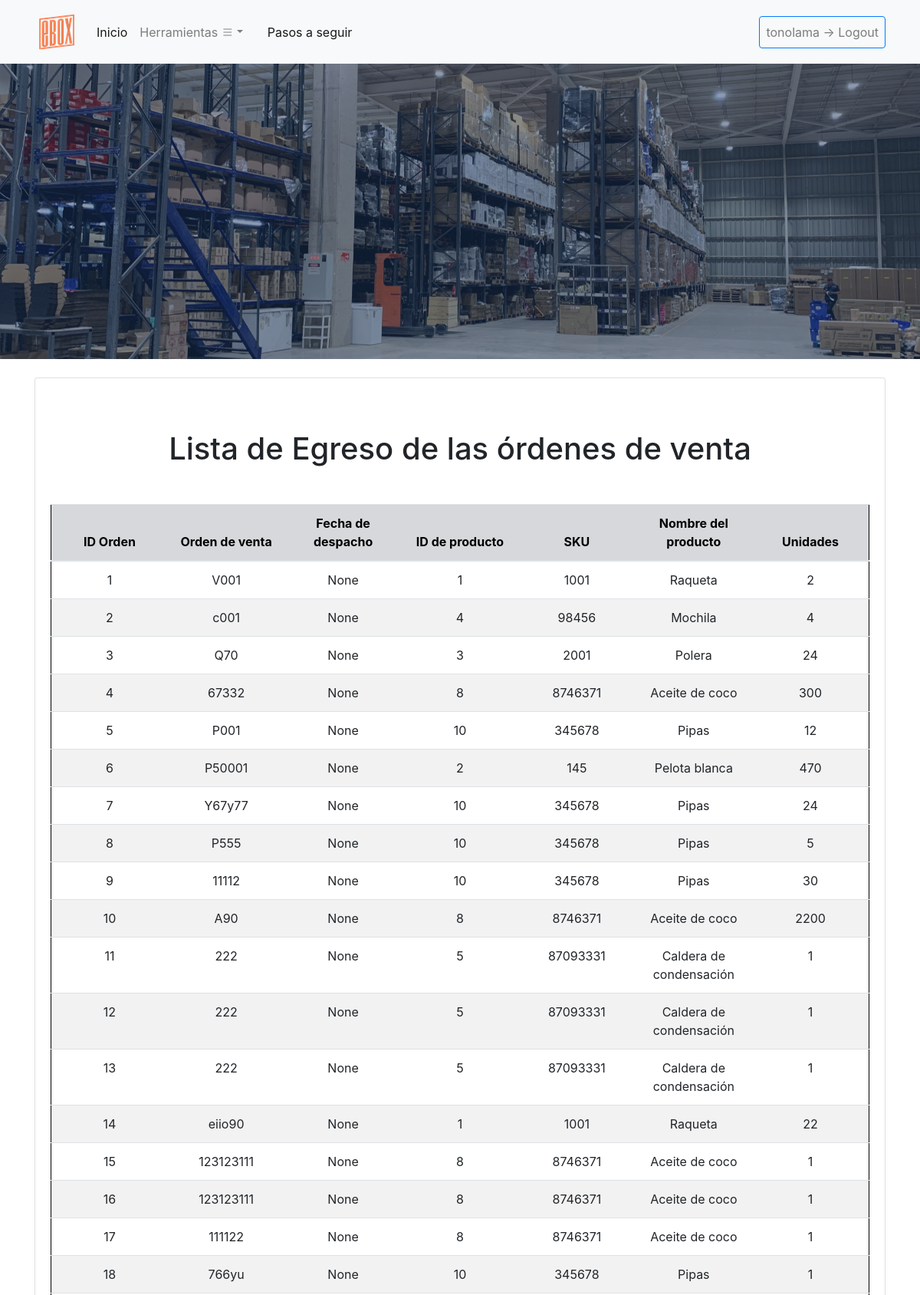
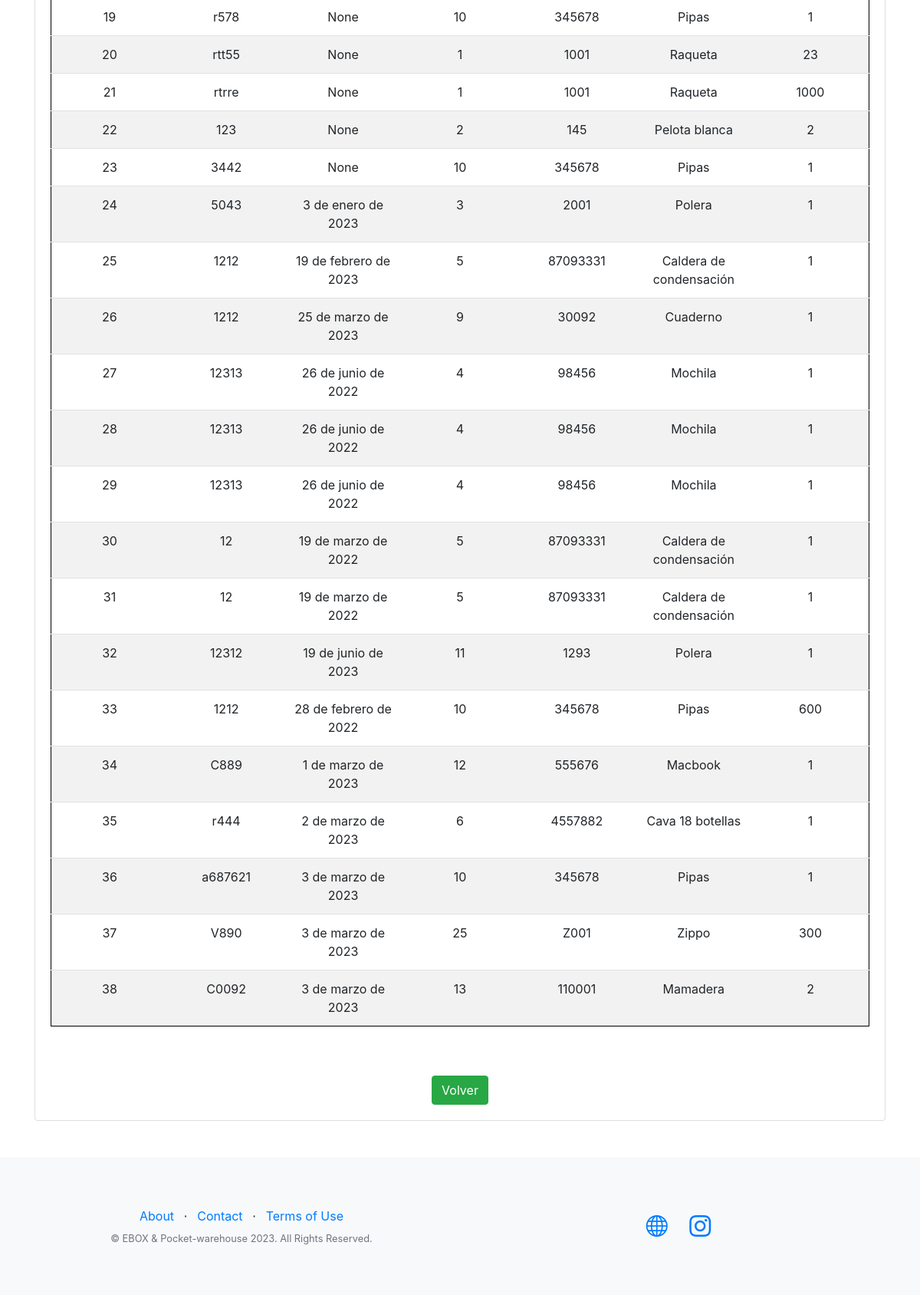
The app's page /eboxApp/egreso/wEgreso_full/ (signed in), older data (2 pictures, top to bottom).
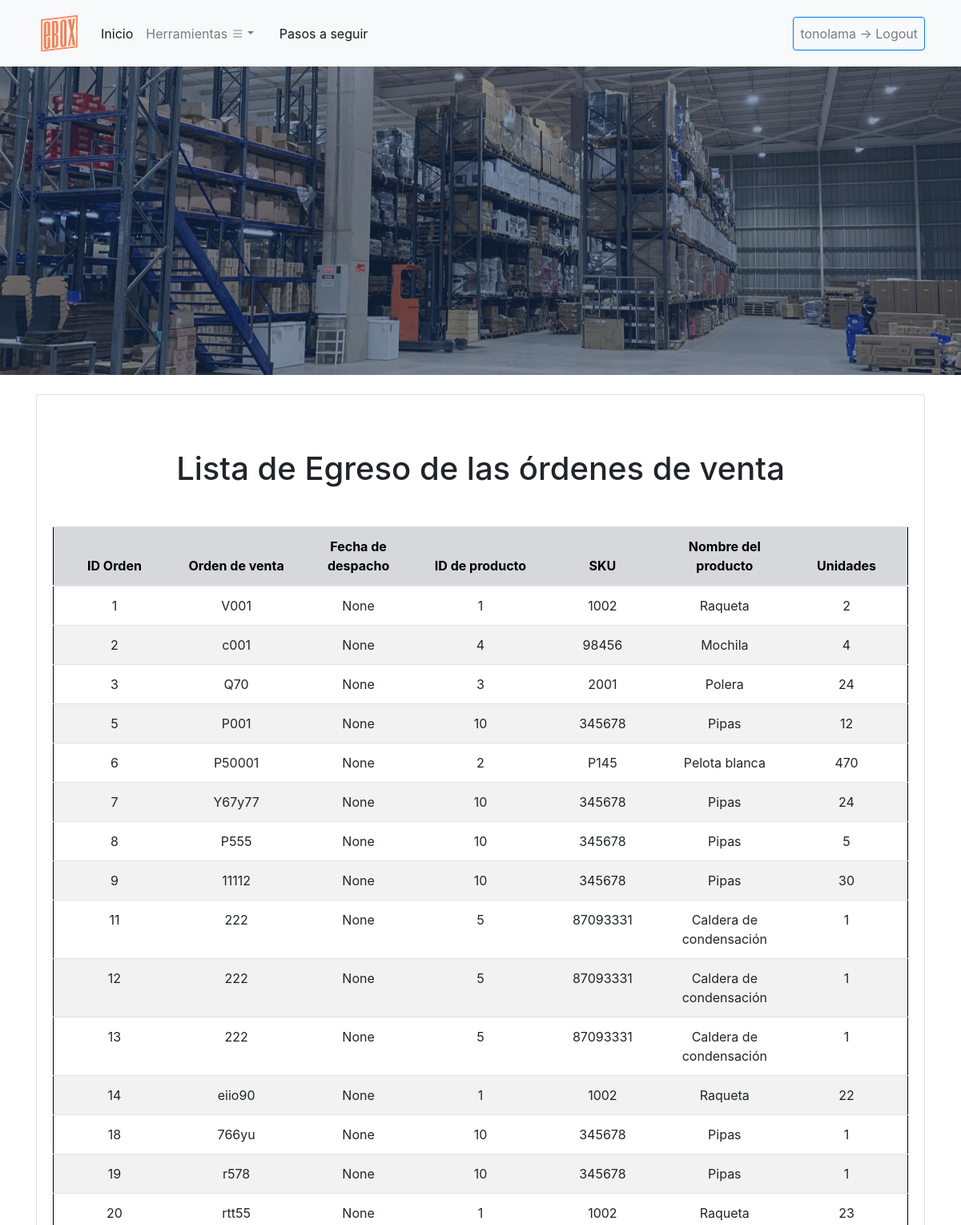
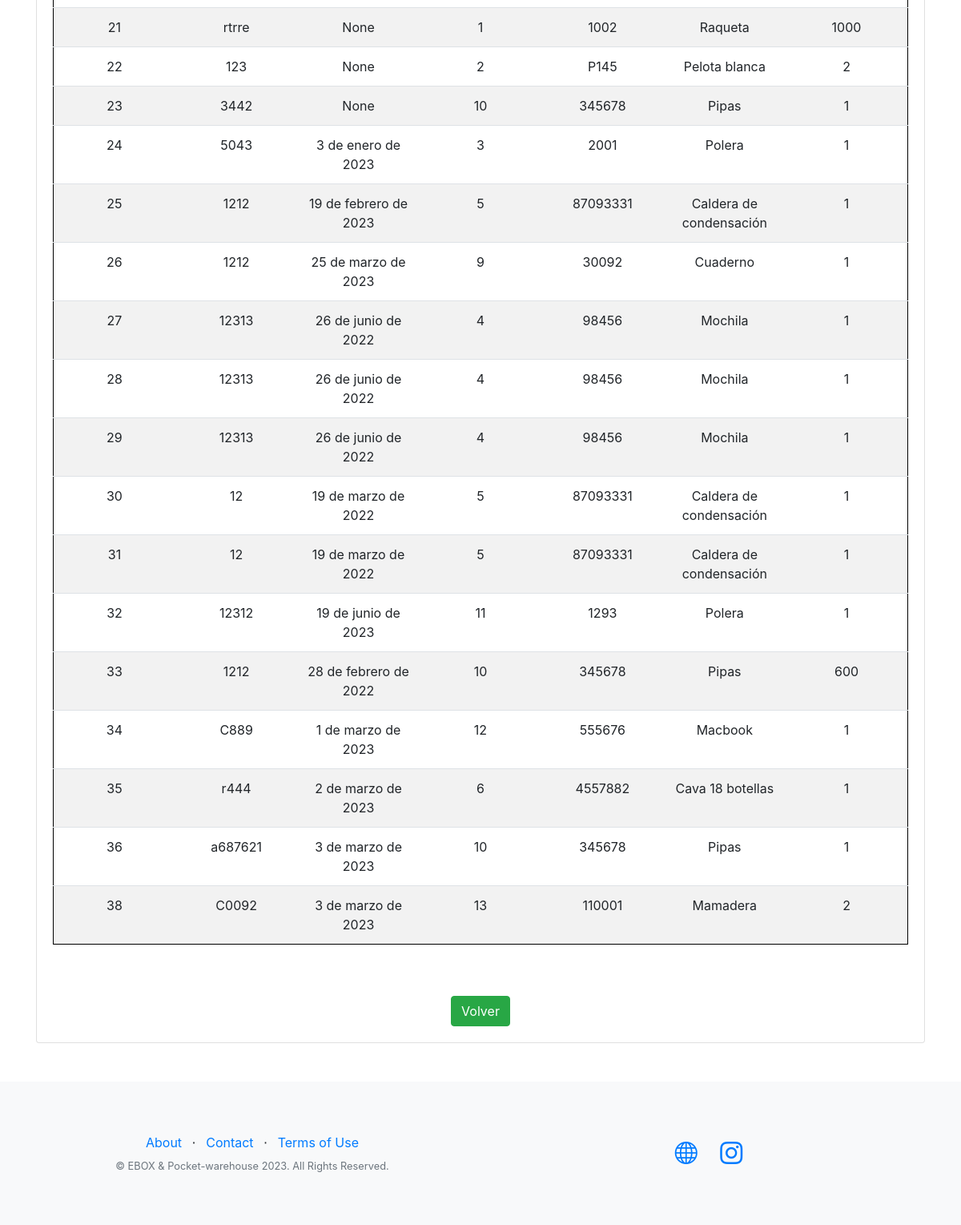
The same page, newer data (2 pictures, top to bottom).
### eboxApp/models.py (models this page shows, shortened)
class Salida(models.Model):
    sku_out = models.ForeignKey(Maestra, on_delete=models.CASCADE, null=True)
    unidades_out = models.IntegerField()
    orden_venta = models.CharField(max_length=100)
    fecha_despacho = models.DateField(null=True)

class Maestra(models.Model):
    nombre_producto = models.CharField(max_length=300)
    numero_sku = models.CharField(max_length=300)
    categoria = models.CharField(max_length=300)

### eboxApp/views.py (the view)
# urls.py: path('egreso/wEgreso_full/', views.buscarEgreso, name = 'buscarTodoEgreso'),
@login_required
def buscarEgreso(request):
    if request.method == 'GET': # si existe un post
        salidas = Salida.objects.all()
        return render(request, 'eboxApp/wEgreso_full.html', {'salidas':salidas })

### eboxApp/templates/eboxApp/wEgreso_full.html
{% extends "eboxApp/base.html" %}
{% load static %}
{% block contenido_que_cambia %}
<div class="container">
    <div class="card mt-4">
        <div class="card-body">
            <h1 class="text-center my-5">Lista de Egreso de las órdenes de venta </h1>
            {% if salidas %}
            <div class="table-responsive">
                <table class="table">
                    <thead >
                        <tr class = "table-secondary">
                            <th scope="col">ID Orden</th>
                            <th scope="col">Orden de venta</th>
                            <th scope="col">Fecha de despacho</th>
                            <th scope="col">ID de producto</th>
                            <th scope="col">SKU</th>
                            <th scope="col">Nombre del producto</th>
                            <th scope="col">Unidades</th>
                        </tr>
                    </thead>
                    <tbody>
                        {% for i in salidas %}
                        <tr>
                            <td>{{ i.pk }}</td>
                            <td>{{ i.orden_venta }}</td>
                            <td>{{ i.fecha_despacho }}</td>
                            <td>{{ i.sku_out.id }}</td>
                            <td>{{ i.sku_out.numero_sku }}</td>
                            <td>{{ i.sku_out.nombre_producto }}</td>
                            <td>{{ i.unidades_out }}</td>
                        </tr>
                        {% endfor %}
                    </tbody>
                </table>
            </div>
            <div class="text-center mt-5">
                <a class="btn btn-success" href="{% url 'eboxApp:Egreso' %}">Volver</a>
            </div>
            {% else %}
            <div class="text-center">
                <h1>No hay datos</h1>
                <a class="btn btn-warning" href="{% url 'eboxApp:Egreso' %}">Volver</a>
            </div>
            {% endif %}
        </div>
    </div>
</div>
{% endblock %}

Row changes from the older to the newer data that the page shows:
removed Salida: pk "4", orden_venta "67332", fecha_despacho "None", sku_out.id "8", sku_out.numero_sku "8746371", sku_out.nombre_producto "Aceite de coco", unidades_out "300"
removed Salida: pk "10", orden_venta "A90", fecha_despacho "None", sku_out.id "8", sku_out.numero_sku "8746371", sku_out.nombre_producto "Aceite de coco", unidades_out "2200"
removed Salida: pk "15", orden_venta "123123111", fecha_despacho "None", sku_out.id "8", sku_out.numero_sku "8746371", sku_out.nombre_producto "Aceite de coco", unidades_out "1"
removed Salida: pk "16", orden_venta "123123111", fecha_despacho "None", sku_out.id "8", sku_out.numero_sku "8746371", sku_out.nombre_producto "Aceite de coco", unidades_out "1"
removed Salida: pk "17", orden_venta "111122", fecha_despacho "None", sku_out.id "8", sku_out.numero_sku "8746371", sku_out.nombre_producto "Aceite de coco", unidades_out "1"
removed Salida: pk "37", orden_venta "V890", fecha_despacho "3 de marzo de 2023", sku_out.id "25", sku_out.numero_sku "Z001", sku_out.nombre_producto "Zippo", unidades_out "300"
changed through a linked row, Salida id 1: sku_out.numero_sku "1001" → "1002"
changed through a linked row, Salida id 6: sku_out.numero_sku "145" → "P145"
changed through a linked row, Salida "eiio90": sku_out.numero_sku "1001" → "1002"
changed through a linked row, Salida "rtt55": sku_out.numero_sku "1001" → "1002"
changed through a linked row, Salida "rtrre": sku_out.numero_sku "1001" → "1002"
changed through a linked row, Salida id 22: sku_out.numero_sku "145" → "P145"
